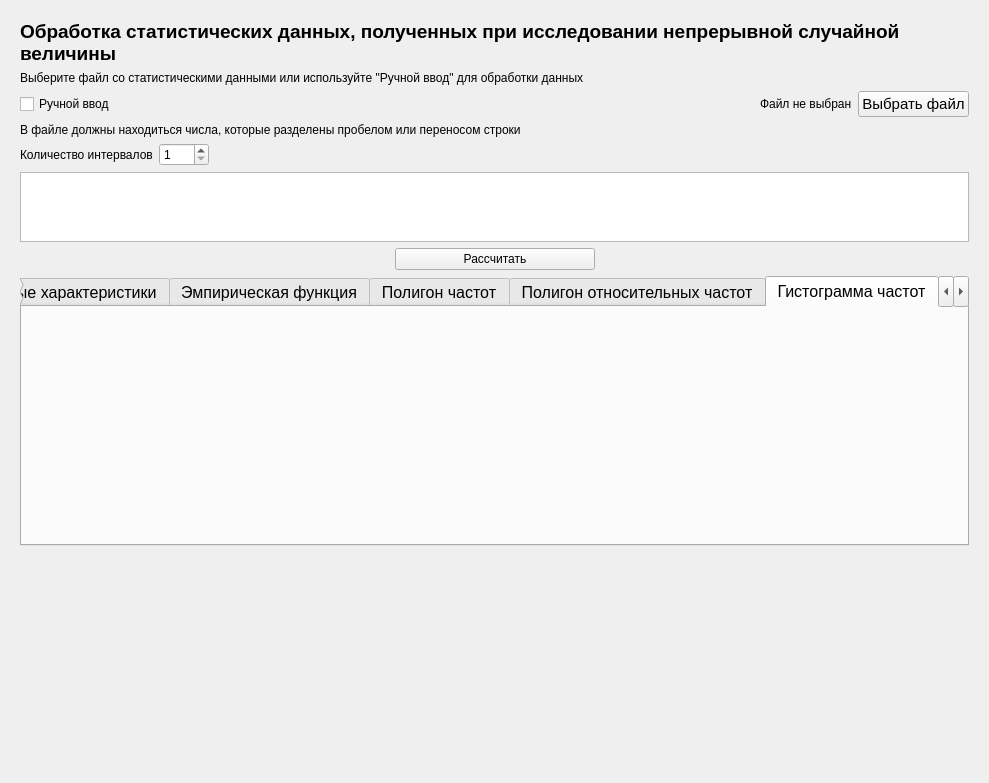
<?xml version="1.0" encoding="UTF-8"?>
<ui version="4.0">
 <class>Form</class>
 <widget class="QWidget" name="Form">
  <property name="geometry">
   <rect>
    <x>0</x>
    <y>0</y>
    <width>989</width>
    <height>783</height>
   </rect>
  </property>
  <property name="windowTitle">
   <string>Form</string>
  </property>
  <layout class="QVBoxLayout" name="verticalLayout">
   <item>
    <widget class="QScrollArea" name="scrollArea_10">
     <property name="frameShape">
      <enum>QFrame::NoFrame</enum>
     </property>
     <property name="verticalScrollBarPolicy">
      <enum>Qt::ScrollBarAlwaysOff</enum>
     </property>
     <property name="horizontalScrollBarPolicy">
      <enum>Qt::ScrollBarAlwaysOff</enum>
     </property>
     <property name="widgetResizable">
      <bool>true</bool>
     </property>
     <widget class="QWidget" name="scrollAreaWidgetContents_13">
      <property name="geometry">
       <rect>
        <x>0</x>
        <y>0</y>
        <width>967</width>
        <height>761</height>
       </rect>
      </property>
      <layout class="QVBoxLayout" name="verticalLayout_69">
       <item>
        <widget class="QLabel" name="infoLabel">
         <property name="font">
          <font>
           <pointsize>14</pointsize>
           <weight>75</weight>
           <bold>true</bold>
          </font>
         </property>
         <property name="text">
          <string>Обработка статистических данных, полученных при исследовании непрерывной случайной величины</string>
         </property>
         <property name="wordWrap">
          <bool>true</bool>
         </property>
        </widget>
       </item>
       <item>
        <widget class="QLabel" name="label_33">
         <property name="text">
          <string>Выберите файл со статистическими данными или используйте &quot;Ручной ввод&quot; для обработки данных</string>
         </property>
         <property name="wordWrap">
          <bool>true</bool>
         </property>
        </widget>
       </item>
       <item>
        <layout class="QHBoxLayout" name="horizontalLayout_54">
         <item>
          <widget class="QCheckBox" name="manualInput">
           <property name="text">
            <string>Ручной ввод</string>
           </property>
          </widget>
         </item>
         <item>
          <spacer name="horizontalSpacer_36">
           <property name="orientation">
            <enum>Qt::Horizontal</enum>
           </property>
           <property name="sizeHint" stdset="0">
            <size>
             <width>40</width>
             <height>20</height>
            </size>
           </property>
          </spacer>
         </item>
         <item>
          <widget class="QLabel" name="selectedFile">
           <property name="font">
            <font>
             <pointsize>9</pointsize>
            </font>
           </property>
           <property name="text">
            <string>Файл не выбран</string>
           </property>
          </widget>
         </item>
         <item>
          <widget class="QPushButton" name="openFile">
           <property name="font">
            <font>
             <pointsize>11</pointsize>
            </font>
           </property>
           <property name="text">
            <string>Выбрать файл</string>
           </property>
          </widget>
         </item>
        </layout>
       </item>
       <item>
        <widget class="QLabel" name="helpText">
         <property name="text">
          <string>В файле должны находиться числа, которые разделены пробелом или переносом строки</string>
         </property>
         <property name="wordWrap">
          <bool>true</bool>
         </property>
        </widget>
       </item>
       <item>
        <layout class="QHBoxLayout" name="horizontalLayout_55">
         <item>
          <widget class="QLabel" name="label_31">
           <property name="text">
            <string>Количество интервалов</string>
           </property>
          </widget>
         </item>
         <item>
          <widget class="QSpinBox" name="intervalCount">
           <property name="enabled">
            <bool>true</bool>
           </property>
           <property name="sizePolicy">
            <sizepolicy hsizetype="Minimum" vsizetype="Fixed">
             <horstretch>0</horstretch>
             <verstretch>0</verstretch>
            </sizepolicy>
           </property>
           <property name="minimumSize">
            <size>
             <width>50</width>
             <height>0</height>
            </size>
           </property>
           <property name="minimum">
            <number>1</number>
           </property>
           <property name="maximum">
            <number>100</number>
           </property>
           <property name="value">
            <number>1</number>
           </property>
          </widget>
         </item>
         <item>
          <spacer name="horizontalSpacer_37">
           <property name="orientation">
            <enum>Qt::Horizontal</enum>
           </property>
           <property name="sizeType">
            <enum>QSizePolicy::Expanding</enum>
           </property>
           <property name="sizeHint" stdset="0">
            <size>
             <width>40</width>
             <height>20</height>
            </size>
           </property>
          </spacer>
         </item>
        </layout>
       </item>
       <item>
        <widget class="QTableWidget" name="table">
         <property name="enabled">
          <bool>true</bool>
         </property>
         <property name="sizePolicy">
          <sizepolicy hsizetype="Expanding" vsizetype="Maximum">
           <horstretch>0</horstretch>
           <verstretch>0</verstretch>
          </sizepolicy>
         </property>
         <property name="minimumSize">
          <size>
           <width>0</width>
           <height>0</height>
          </size>
         </property>
         <property name="font">
          <font>
           <pointsize>11</pointsize>
          </font>
         </property>
         <property name="verticalScrollBarPolicy">
          <enum>Qt::ScrollBarAlwaysOff</enum>
         </property>
         <property name="sizeAdjustPolicy">
          <enum>QAbstractScrollArea::AdjustToContents</enum>
         </property>
         <property name="editTriggers">
          <set>QAbstractItemView::NoEditTriggers</set>
         </property>
         <property name="textElideMode">
          <enum>Qt::ElideNone</enum>
         </property>
         <attribute name="horizontalHeaderVisible">
          <bool>false</bool>
         </attribute>
        </widget>
       </item>
       <item>
        <layout class="QHBoxLayout" name="horizontalLayout_56">
         <item>
          <spacer name="horizontalSpacer_38">
           <property name="orientation">
            <enum>Qt::Horizontal</enum>
           </property>
           <property name="sizeHint" stdset="0">
            <size>
             <width>40</width>
             <height>20</height>
            </size>
           </property>
          </spacer>
         </item>
         <item>
          <widget class="QPushButton" name="calculateButton">
           <property name="enabled">
            <bool>true</bool>
           </property>
           <property name="minimumSize">
            <size>
             <width>200</width>
             <height>0</height>
            </size>
           </property>
           <property name="text">
            <string>Рассчитать</string>
           </property>
          </widget>
         </item>
         <item>
          <spacer name="horizontalSpacer_39">
           <property name="orientation">
            <enum>Qt::Horizontal</enum>
           </property>
           <property name="sizeHint" stdset="0">
            <size>
             <width>40</width>
             <height>20</height>
            </size>
           </property>
          </spacer>
         </item>
        </layout>
       </item>
       <item>
        <widget class="QTabWidget" name="continuous_tabs">
         <property name="font">
          <font>
           <pointsize>12</pointsize>
          </font>
         </property>
         <property name="tabPosition">
          <enum>QTabWidget::North</enum>
         </property>
         <property name="tabShape">
          <enum>QTabWidget::Rounded</enum>
         </property>
         <property name="currentIndex">
          <number>4</number>
         </property>
         <property name="elideMode">
          <enum>Qt::ElideNone</enum>
         </property>
         <property name="usesScrollButtons">
          <bool>true</bool>
         </property>
         <property name="documentMode">
          <bool>false</bool>
         </property>
         <property name="tabsClosable">
          <bool>false</bool>
         </property>
         <property name="movable">
          <bool>false</bool>
         </property>
         <property name="tabBarAutoHide">
          <bool>false</bool>
         </property>
         <widget class="QWidget" name="continuous_parameters">
          <attribute name="title">
           <string>Основные характеристики</string>
          </attribute>
          <layout class="QHBoxLayout" name="horizontalLayout_48">
           <item>
            <widget class="QLabel" name="continuous_parameters_formula">
             <property name="text">
              <string/>
             </property>
             <property name="pixmap">
              <pixmap>../images/lab5_formulas.png</pixmap>
             </property>
            </widget>
           </item>
           <item>
            <layout class="QVBoxLayout" name="verticalLayout_71">
             <property name="sizeConstraint">
              <enum>QLayout::SetFixedSize</enum>
             </property>
             <item>
              <layout class="QHBoxLayout" name="horizontalLayout_49">
               <property name="spacing">
                <number>2</number>
               </property>
               <item>
                <widget class="QLabel" name="label_18">
                 <property name="font">
                  <font>
                   <pointsize>18</pointsize>
                  </font>
                 </property>
                 <property name="text">
                  <string>x</string>
                 </property>
                </widget>
               </item>
               <item>
                <layout class="QVBoxLayout" name="verticalLayout_78">
                 <item>
                  <spacer name="verticalSpacer_34">
                   <property name="orientation">
                    <enum>Qt::Vertical</enum>
                   </property>
                   <property name="sizeType">
                    <enum>QSizePolicy::Maximum</enum>
                   </property>
                   <property name="sizeHint" stdset="0">
                    <size>
                     <width>10</width>
                     <height>40</height>
                    </size>
                   </property>
                  </spacer>
                 </item>
                 <item>
                  <widget class="QLabel" name="label_19">
                   <property name="font">
                    <font>
                     <pointsize>10</pointsize>
                    </font>
                   </property>
                   <property name="text">
                    <string>в</string>
                   </property>
                  </widget>
                 </item>
                </layout>
               </item>
               <item>
                <widget class="QLabel" name="label_20">
                 <property name="font">
                  <font>
                   <pointsize>18</pointsize>
                  </font>
                 </property>
                 <property name="text">
                  <string>=</string>
                 </property>
                </widget>
               </item>
               <item>
                <widget class="QLabel" name="xv_label">
                 <property name="font">
                  <font>
                   <pointsize>18</pointsize>
                  </font>
                 </property>
                 <property name="text">
                  <string/>
                 </property>
                </widget>
               </item>
               <item>
                <spacer name="horizontalSpacer_32">
                 <property name="orientation">
                  <enum>Qt::Horizontal</enum>
                 </property>
                 <property name="sizeHint" stdset="0">
                  <size>
                   <width>40</width>
                   <height>20</height>
                  </size>
                 </property>
                </spacer>
               </item>
              </layout>
             </item>
             <item>
              <layout class="QHBoxLayout" name="horizontalLayout_50">
               <property name="spacing">
                <number>2</number>
               </property>
               <item>
                <widget class="QLabel" name="label_21">
                 <property name="font">
                  <font>
                   <pointsize>18</pointsize>
                  </font>
                 </property>
                 <property name="text">
                  <string>D</string>
                 </property>
                </widget>
               </item>
               <item>
                <layout class="QVBoxLayout" name="verticalLayout_79">
                 <item>
                  <spacer name="verticalSpacer_42">
                   <property name="orientation">
                    <enum>Qt::Vertical</enum>
                   </property>
                   <property name="sizeType">
                    <enum>QSizePolicy::Minimum</enum>
                   </property>
                   <property name="sizeHint" stdset="0">
                    <size>
                     <width>10</width>
                     <height>40</height>
                    </size>
                   </property>
                  </spacer>
                 </item>
                 <item>
                  <widget class="QLabel" name="label_22">
                   <property name="font">
                    <font>
                     <pointsize>10</pointsize>
                    </font>
                   </property>
                   <property name="text">
                    <string>в</string>
                   </property>
                  </widget>
                 </item>
                </layout>
               </item>
               <item>
                <widget class="QLabel" name="label_23">
                 <property name="font">
                  <font>
                   <pointsize>18</pointsize>
                  </font>
                 </property>
                 <property name="text">
                  <string>=</string>
                 </property>
                </widget>
               </item>
               <item>
                <widget class="QLabel" name="dv_label">
                 <property name="font">
                  <font>
                   <pointsize>18</pointsize>
                  </font>
                 </property>
                 <property name="text">
                  <string/>
                 </property>
                </widget>
               </item>
               <item>
                <spacer name="horizontalSpacer_33">
                 <property name="orientation">
                  <enum>Qt::Horizontal</enum>
                 </property>
                 <property name="sizeHint" stdset="0">
                  <size>
                   <width>40</width>
                   <height>20</height>
                  </size>
                 </property>
                </spacer>
               </item>
              </layout>
             </item>
             <item>
              <layout class="QHBoxLayout" name="horizontalLayout_51">
               <property name="spacing">
                <number>2</number>
               </property>
               <item>
                <widget class="QLabel" name="label_24">
                 <property name="font">
                  <font>
                   <pointsize>18</pointsize>
                  </font>
                 </property>
                 <property name="text">
                  <string>σ</string>
                 </property>
                </widget>
               </item>
               <item>
                <layout class="QVBoxLayout" name="verticalLayout_80">
                 <item>
                  <spacer name="verticalSpacer_43">
                   <property name="orientation">
                    <enum>Qt::Vertical</enum>
                   </property>
                   <property name="sizeType">
                    <enum>QSizePolicy::Minimum</enum>
                   </property>
                   <property name="sizeHint" stdset="0">
                    <size>
                     <width>10</width>
                     <height>40</height>
                    </size>
                   </property>
                  </spacer>
                 </item>
                 <item>
                  <widget class="QLabel" name="label_25">
                   <property name="font">
                    <font>
                     <pointsize>10</pointsize>
                    </font>
                   </property>
                   <property name="text">
                    <string>в</string>
                   </property>
                  </widget>
                 </item>
                </layout>
               </item>
               <item>
                <widget class="QLabel" name="label_26">
                 <property name="font">
                  <font>
                   <pointsize>18</pointsize>
                  </font>
                 </property>
                 <property name="text">
                  <string>=</string>
                 </property>
                </widget>
               </item>
               <item>
                <widget class="QLabel" name="sigma_v_label">
                 <property name="font">
                  <font>
                   <pointsize>18</pointsize>
                  </font>
                 </property>
                 <property name="text">
                  <string/>
                 </property>
                </widget>
               </item>
               <item>
                <spacer name="horizontalSpacer_34">
                 <property name="orientation">
                  <enum>Qt::Horizontal</enum>
                 </property>
                 <property name="sizeHint" stdset="0">
                  <size>
                   <width>40</width>
                   <height>20</height>
                  </size>
                 </property>
                </spacer>
               </item>
              </layout>
             </item>
             <item>
              <layout class="QHBoxLayout" name="horizontalLayout_52">
               <property name="spacing">
                <number>2</number>
               </property>
               <item>
                <widget class="QLabel" name="label_27">
                 <property name="font">
                  <font>
                   <pointsize>18</pointsize>
                  </font>
                 </property>
                 <property name="text">
                  <string>S </string>
                 </property>
                </widget>
               </item>
               <item>
                <widget class="QLabel" name="label_28">
                 <property name="font">
                  <font>
                   <pointsize>18</pointsize>
                  </font>
                 </property>
                 <property name="text">
                  <string>=</string>
                 </property>
                </widget>
               </item>
               <item>
                <widget class="QLabel" name="s_label">
                 <property name="font">
                  <font>
                   <pointsize>18</pointsize>
                  </font>
                 </property>
                 <property name="text">
                  <string/>
                 </property>
                </widget>
               </item>
               <item>
                <spacer name="horizontalSpacer_35">
                 <property name="orientation">
                  <enum>Qt::Horizontal</enum>
                 </property>
                 <property name="sizeHint" stdset="0">
                  <size>
                   <width>40</width>
                   <height>20</height>
                  </size>
                 </property>
                </spacer>
               </item>
              </layout>
             </item>
            </layout>
           </item>
          </layout>
         </widget>
         <widget class="QWidget" name="continuous_function">
          <attribute name="title">
           <string>Эмпирическая функция</string>
          </attribute>
          <layout class="QHBoxLayout" name="continuous_function_layout">
           <item>
            <layout class="QVBoxLayout" name="verticalLayout_81">
             <item>
              <widget class="QLabel" name="label_29">
               <property name="text">
                <string>Эмпирическая функция:</string>
               </property>
              </widget>
             </item>
             <item>
              <layout class="QHBoxLayout" name="horizontalLayout_53">
               <item>
                <widget class="QLabel" name="functionLabel">
                 <property name="text">
                  <string>F*(x) =</string>
                 </property>
                 <property name="alignment">
                  <set>Qt::AlignLeading|Qt::AlignLeft|Qt::AlignTop</set>
                 </property>
                </widget>
               </item>
               <item>
                <widget class="QPlainTextEdit" name="functionText">
                 <property name="sizePolicy">
                  <sizepolicy hsizetype="Maximum" vsizetype="Expanding">
                   <horstretch>0</horstretch>
                   <verstretch>0</verstretch>
                  </sizepolicy>
                 </property>
                 <property name="minimumSize">
                  <size>
                   <width>400</width>
                   <height>0</height>
                  </size>
                 </property>
                 <property name="readOnly">
                  <bool>true</bool>
                 </property>
                 <property name="plainText">
                  <string/>
                 </property>
                </widget>
               </item>
               <item>
                <widget class="QWidget" name="continuous_function_plot" native="true"/>
               </item>
              </layout>
             </item>
            </layout>
           </item>
          </layout>
         </widget>
         <widget class="QWidget" name="continuous_polygon">
          <attribute name="title">
           <string>Полигон частот</string>
          </attribute>
         </widget>
         <widget class="QWidget" name="continuous_rel_polygon">
          <attribute name="title">
           <string>Полигон относительных частот</string>
          </attribute>
         </widget>
         <widget class="QWidget" name="continuous_histogram">
          <attribute name="title">
           <string>Гистограмма частот</string>
          </attribute>
         </widget>
         <widget class="QWidget" name="continuous_rel_histogram">
          <attribute name="title">
           <string>Гистограмма относительных частот</string>
          </attribute>
         </widget>
        </widget>
       </item>
       <item>
        <spacer name="verticalSpacer_35">
         <property name="orientation">
          <enum>Qt::Vertical</enum>
         </property>
         <property name="sizeHint" stdset="0">
          <size>
           <width>14</width>
           <height>15</height>
          </size>
         </property>
        </spacer>
       </item>
      </layout>
     </widget>
    </widget>
   </item>
  </layout>
 </widget>
 <resources/>
 <connections/>
</ui>
